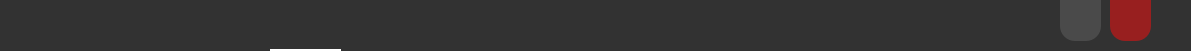
   <widget class="QWidget" name="menubar" native="true">
    <property name="geometry">
     <rect>
      <x>20</x>
      <y>10</y>
      <width>1191</width>
      <height>51</height>
     </rect>
    </property>
    <property name="styleSheet">
     <string notr="true">QWidget{
background:rgb(50,50,50)
;border-top-left-radius:10px;border-top-right-radius:10px;border-bottom-left-radius:0px;
}</string>
    </property>
    <widget class="QPushButton" name="homebutton">
     <property name="geometry">
      <rect>
       <x>270</x>
       <y>0</y>
       <width>71</width>
       <height>51</height>
      </rect>
     </property>
     <property name="toolTip">
      <string>Acceuil</string>
     </property>
     <property name="styleSheet">
      <string notr="true">QPushButton:hover{
background:rgb(60,60,60)
;border-radius:0px;
}
QPushButton:checked{

border-bottom:2px solid white;
icon:url(house (3).png);

}
QToolTip{color:rgb(50,50,50);

}</string>
     </property>
     <property name="text">
      <string/>
     </property>
     <property name="icon">
      <iconset>
       <normaloff>house (2).png</normaloff>house (2).png</iconset>
     </property>
     <property name="iconSize">
      <size>
       <width>30</width>
       <height>30</height>
      </size>
     </property>
     <property name="checkable">
      <bool>true</bool>
     </property>
     <property name="checked">
      <bool>true</bool>
     </property>
     <property name="autoExclusive">
      <bool>true</bool>
     </property>
    </widget>
    <widget class="QPushButton" name="statbutton">
     <property name="geometry">
      <rect>
       <x>360</x>
       <y>0</y>
       <width>71</width>
       <height>51</height>
      </rect>
     </property>
     <property name="toolTip">
      <string>Economie</string>
     </property>
     <property name="styleSheet">
      <string notr="true">QPushButton:hover{
background:rgb(60,60,60)
;border-radius:0px;
}
QPushButton:checked{

border-bottom:2px solid white;
icon:url(stock-exchange-app (1).png);

}</string>
     </property>
     <property name="text">
      <string/>
     </property>
     <property name="icon">
      <iconset>
       <normaloff>stock-exchange-app.png</normaloff>stock-exchange-app.png</iconset>
     </property>
     <property name="iconSize">
      <size>
       <width>30</width>
       <height>30</height>
      </size>
     </property>
     <property name="checkable">
      <bool>true</bool>
     </property>
     <property name="autoExclusive">
      <bool>true</bool>
     </property>
    </widget>
    <widget class="QPushButton" name="calcbutton">
     <property name="geometry">
      <rect>
       <x>450</x>
       <y>0</y>
       <width>71</width>
       <height>51</height>
      </rect>
     </property>
     <property name="toolTip">
      <string>calculateur</string>
     </property>
     <property name="styleSheet">
      <string notr="true">QPushButton:hover{
background:rgb(60,60,60)
;border-radius:0px
}
QPushButton:checked{

border-bottom:2px solid white;
icon:url(calculator (4).png);

}</string>
     </property>
     <property name="text">
      <string/>
     </property>
     <property name="icon">
      <iconset>
       <normaloff>calculator (3).png</normaloff>calculator (3).png</iconset>
     </property>
     <property name="iconSize">
      <size>
       <width>30</width>
       <height>30</height>
      </size>
     </property>
     <property name="checkable">
      <bool>true</bool>
     </property>
     <property name="autoExclusive">
      <bool>true</bool>
     </property>
    </widget>
    <widget class="QPushButton" name="clear">
     <property name="geometry">
      <rect>
       <x>1110</x>
       <y>0</y>
       <width>41</width>
       <height>41</height>
      </rect>
     </property>
     <property name="toolTip">
      <string/>
     </property>
     <property name="styleSheet">
      <string notr="true">QPushButton{
font: 87 12pt &quot;Arial Black&quot;;
color:white;
background:rgb(152,31,31);
border-top-left-radius:0px;border-bottom-left-radius:15px;
border-top-right-radius:0px;border-bottom-right-radius:15px;
}
QPushButton:hover{

background:rgb(160,39,39);

}
QPushButton:pressed{

background:transparent;
border:3px solid rgb(152,31,31);

}
QToolTip{color:white;}</string>
     </property>
     <property name="text">
      <string/>
     </property>
     <property name="icon">
      <iconset>
       <normaloff>../../Downloads/no (2).png</normaloff>../../Downloads/no (2).png</iconset>
     </property>
     <property name="iconSize">
      <size>
       <width>30</width>
       <height>30</height>
      </size>
     </property>
    </widget>
    <widget class="QPushButton" name="clear_2">
     <property name="geometry">
      <rect>
       <x>1060</x>
       <y>0</y>
       <width>41</width>
       <height>41</height>
      </rect>
     </property>
     <property name="toolTip">
      <string/>
     </property>
     <property name="styleSheet">
      <string notr="true">QPushButton{

background:rgba(255,255,255,30);
border-top-left-radius:0px;border-bottom-left-radius:15px;
border-top-right-radius:0px;border-bottom-right-radius:15px;
}
QPushButton:hover{
background:rgba(255,255,255,60);


}
QPushButton:pressed{

background:rgba(255,255,255,70);


}
QToolTip{color:white;}</string>
     </property>
     <property name="text">
      <string/>
     </property>
     <property name="icon">
      <iconset>
       <normaloff>minus-sign.png</normaloff>minus-sign.png</iconset>
     </property>
     <property name="iconSize">
      <size>
       <width>30</width>
       <height>30</height>
      </size>
     </property>
    </widget>
   </widget>
